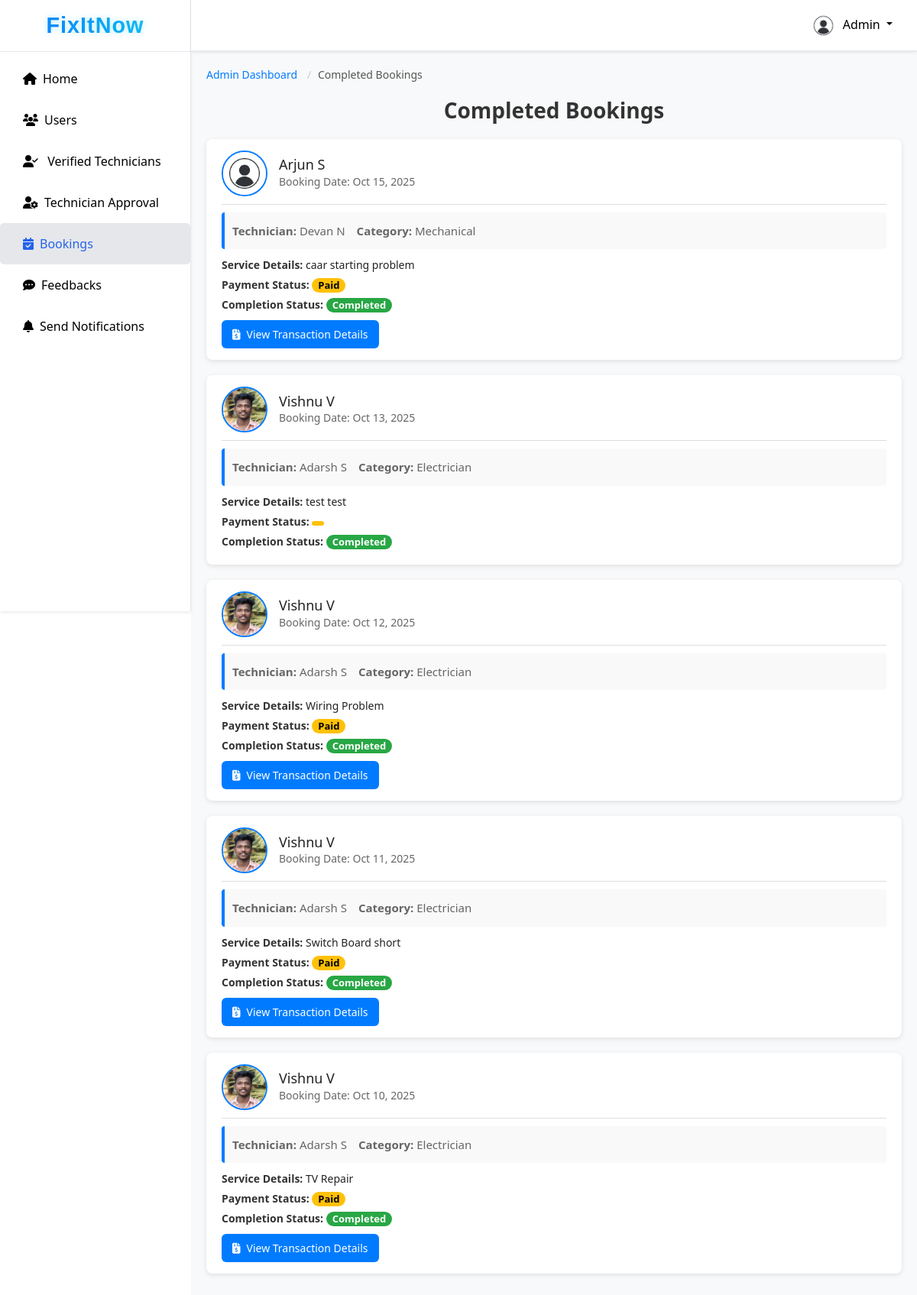
Page /admin_page/completed-bookings/ on the committed database.
### fixapp/models.py (models this page shows, shortened)
class Booking(models.Model):
    user = models.ForeignKey(UserRegistration, on_delete=models.CASCADE)
    technician = models.ForeignKey(TechnicianRequest, on_delete=models.CASCADE)
    date = models.DateField()
    time_slot = models.CharField(max_length=50)
    status = models.CharField(max_length=20, choices=[
        ('Booked','Booked'),
        ('Cancelled','Cancelled'),
        ('Accepted','Accepted'),
        ('Rejected','Rejected'),
        ('Completed','Completed')
    ], default='Booked')
    repair_details = models.TextField(blank=True, null=True)
    created_on = models.DateTimeField(auto_now_add=True)

class UserRegistration(models.Model):
    full_name = models.CharField(max_length=100)
    username = models.CharField(max_length=150, unique=True)
    email = models.EmailField(unique=True)
    password = models.CharField(max_length=128)  # plain password
    phone = models.CharField(max_length=15, null=True, blank=True)
    profile_image = models.ImageField(upload_to="user_profiles/", null=True, blank=True)
    city = models.CharField(max_length=100, blank=True, null=True)
    address = models.TextField(blank=True, null=True)
    latitude = models.FloatField(blank=True, null=True)
    longitude = models.FloatField(blank=True, null=True)
    registered_on = models.DateTimeField(default=timezone.now)

class TechnicianRequest(models.Model):
    full_name = models.CharField(max_length=100)
    username = models.CharField(max_length=50, unique=True, null=True, blank=True)
    email = models.EmailField()
    phone = models.CharField(max_length=15)
    city = models.CharField(max_length=50)
    category = models.CharField(max_length=50)
    experience = models.PositiveIntegerField()
    profile_image = models.ImageField(upload_to="technician_profiles/", null=True, blank=True)
    document = models.FileField(upload_to="technician_docs/")
    id_proof = models.FileField(upload_to="id_proofs/", null=True, blank=True)
    password = models.CharField(max_length=128, null=True, blank=True)
    status = models.CharField(max_length=20, default="Pending")
    applied_on = models.DateTimeField(auto_now_add=True)
    latitude = models.FloatField(null=True, blank=True)
    longitude = models.FloatField(null=True, blank=True)

class Payment(models.Model):
    booking = models.OneToOneField(Booking, on_delete=models.CASCADE)
    repair_description = models.TextField(blank=True, null=True)
    labour_charge = models.FloatField(default=0)
    item_charge = models.FloatField(default=0)
    additional_charge = models.FloatField(default=0)
    total_amount = models.FloatField(default=0)
    payment_status = models.CharField(max_length=20, choices=[('Pending','Pending'),('Paid','Paid')], default='Pending')
    payment_date = models.DateTimeField(auto_now_add=True)
    payment_method = models.CharField(max_length=20, blank=True, null=True)

### fixapp/views.py (the view)
# urls.py: path('admin_page/completed-bookings/', views.admin_completed_bookings, name='admin_completed_bookings'),
def admin_completed_bookings(request):
    bookings = Booking.objects.filter(status='Completed').order_by('-date')  # date field is your booking date
    context = {
        'bookings': bookings
    }
    return render(request, 'admin_page/admin_completed_bookings.html', context)

### fixapp/context_processors.py (called while the page is built)
def notifications_processor(request):
    notifications = []
    if request.session.get('user_id'):
        notifications = Notification.objects.filter(
            recipient_type__in=["users", "both"]
        ).order_by('-created_on')
    return {'notifications': notifications}

def technician_notifications_processor(request):
    notifications = []
    if request.session.get('technician_id'):
        notifications = Notification.objects.filter(
            recipient_type__in=["technicians", "both"]
        ).order_by('-created_on')
    return {'tech_notifications': notifications}

### templates/admin_page/admin_completed_bookings.html
{% extends 'admin_page/admin_dashboard.html' %}
{% load static %}
{% block admin_booking_view %}
<div class="admin-booking-container">
    <nav aria-label="breadcrumb">
        <ol class="breadcrumb">
            <li class="breadcrumb-item"><a href="{% url 'admin_home' %}">Admin Dashboard</a></li>
            <li class="breadcrumb-item active" aria-current="page">Completed Bookings</li>
        </ol>
    </nav>
    <h2 class="booking-title">Completed Bookings</h2>
    {% if bookings %}
    <div class="booking-list">
        {% for booking in bookings %}
        <div class="booking-card">
            <div class="booking-header">
                <img src="{{ booking.user.profile_image.url }}" alt="User Image" class="user-img">
                <div class="user-info">
                    <h4>{{ booking.user.full_name }}</h4>
                    <small class="booking-date">Booking Date: {{ booking.date|date:"M d, Y" }}</small>
                </div>
            </div>
            <div class="tech-info">
                <p><strong>Technician:</strong> {{ booking.technician.full_name }}</p>
                <p><strong>Category:</strong> {{ booking.technician.category }}</p>
            </div>
            <div class="booking-details">
                <p><strong>Service Details:</strong> {{ booking.repair_details }}</p>
                <p>
                    <strong>Payment Status:</strong>
                    <span class="badge {% if booking.payment == 'Paid' %}bg-success{% else %}bg-warning{% endif %}">
                        {{ booking.payment.payment_status }}
                    </span>
                </p>
                <p>
                    <strong>Completion Status:</strong>
                    <span class="badge {% if booking.status == 'Completed' %}bg-success{% else %}bg-secondary{% endif %}">
                        {{ booking.status }}
                    </span>
                </p>
                {% if booking.payment.payment_status == 'Paid' %}
                <div class="transaction-btn-container">
                    <a href="{% url 'admin_transaction_detail' booking.id %}" class="transaction-btn">
                        <i class="fas fa-file-invoice-dollar me-2"></i>View Transaction Details
                    </a>
                </div>
                {% endif %}
            </div>
        </div>
        {% empty %}
        <p class="no-bookings">No completed bookings found.</p>
        {% endfor %}
    </div>
    {% else %}
    <p class="no-bookings">No completed bookings found.</p>
    {% endif %}
</div>
{% endblock %}

### static/css/admin_dashboard.css (style rules this page uses)
body, html { height: 100%; margin: 0; font-family: "Segoe UI", sans-serif; }
.breadcrumb { padding: 8px 15px; margin-bottom: 40px; list-style: none; background-color: #f5f5f5; border-radius: 4px; }
.breadcrumb-item { display: inline; font-size: 14px; }
.breadcrumb-item + .breadcrumb-item::before { padding: 0 5px; color: #ccc; content: "/\00a0"; }
.breadcrumb-item a { color: #6c757d; text-decoration: none; }
.breadcrumb-item.active { color: #0275d8; }
.tech-info { display: flex; align-items: center; gap: 15px; }
.tech-info p { margin: 3px 0 0; font-size: 14px; color: #666; }
.breadcrumb { background: transparent; padding: 0; margin-bottom: 20px; }
.breadcrumb a { text-decoration: none; color: #0077cc; transition: color 0.3s; }
.breadcrumb-item a { text-decoration: none; color: #007bff; }
.breadcrumb-item.active { color: #6c757d; }
.breadcrumb { background: none; padding-left: 0; margin-bottom: 20px; font-size: 14px; }
.breadcrumb a { color: #007bff; text-decoration: none; }
.breadcrumb .active { color: #555; }
.user-img { width: 60px; height: 60px; border-radius: 50%; object-fit: cover; }
.user-info { display: flex; flex-direction: column; }
.admin-booking-container { padding: 20px; font-family: 'Segoe UI', Tahoma, Geneva, Verdana, sans-serif; color: #222; background-color: #f8f9fa; height: auto; }
.booking-title { font-size: 28px; font-weight: 600; margin-bottom: 20px; color: #333; text-align: center; }
.booking-card { background-color: #fff; border-radius: 8px; padding: 15px 20px; margin: 0 auto 20px auto; max-width: 950px; box-shadow: 0 2px 6px rgba(0,0,0,0.1); transition: transform 0.2s, box-shadow 0.2s; }
.booking-header { display: flex; align-items: center; gap: 15px; border-bottom: 1px solid #ddd; padding-bottom: 10px; margin-bottom: 10px; }
.user-img { width: 60px; height: 60px; border-radius: 50%; object-fit: cover; border: 2px solid #007bff; }
.user-info h4 { margin: 0; font-size: 18px; color: #222; }
.user-info small { color: #666; font-size: 14px; }
.tech-info { padding: 10px; background-color: #f9f9f9; border-left: 4px solid #007bff; margin-bottom: 10px; border-radius: 4px; }
.tech-info p { margin: 3px 0; font-size: 15px; }
.booking-details p { margin: 5px 0; font-size: 14px; }
.booking-details strong { color: #333; }
.booking-details .badge { padding: 3px 8px; font-size: 13px; border-radius: 12px; }
.bg-success { background-color: #28a745; color: #fff; }
.bg-warning { background-color: #ffc107; color: #212529; }
.transaction-btn-container { margin-top: 10px; }
.transaction-btn { display: inline-block; background-color: #007bff; color: #fff; padding: 8px 14px; border-radius: 6px; font-size: 14px; text-decoration: none; transition: background-color 0.3s ease; }
.badge { padding: 4px 10px; border-radius: 6px; font-size: 13px; color: #fff; }
.bg-success { background-color: #28a745 !important; }
.bg-warning { background-color: #ffc107 !important; color: #000; }

### rows in the picture
Booking: user.profile_image (picture), user.full_name "Arjun S", date "Oct 15, 2025", technician.full_name "Devan N", technician.category "Mechanical", repair_details "caar starting problem", payment.payment_status "Paid", status "Completed", shows "View Transaction Details"
Booking: user.profile_image (picture), user.full_name "Vishnu V", date "Oct 13, 2025", technician.full_name "Adarsh S", technician.category "Electrician", repair_details "test test", status "Completed"
Booking: user.profile_image (picture), user.full_name "Vishnu V", date "Oct 12, 2025", technician.full_name "Adarsh S", technician.category "Electrician", repair_details "Wiring Problem", payment.payment_status "Paid", status "Completed", shows "View Transaction Details"
Booking: user.profile_image (picture), user.full_name "Vishnu V", date "Oct 11, 2025", technician.full_name "Adarsh S", technician.category "Electrician", repair_details "Switch Board short", payment.payment_status "Paid", status "Completed", shows "View Transaction Details"
Booking: user.profile_image (picture), user.full_name "Vishnu V", date "Oct 10, 2025", technician.full_name "Adarsh S", technician.category "Electrician", repair_details "TV Repair", payment.payment_status "Paid", status "Completed", shows "View Transaction Details"
